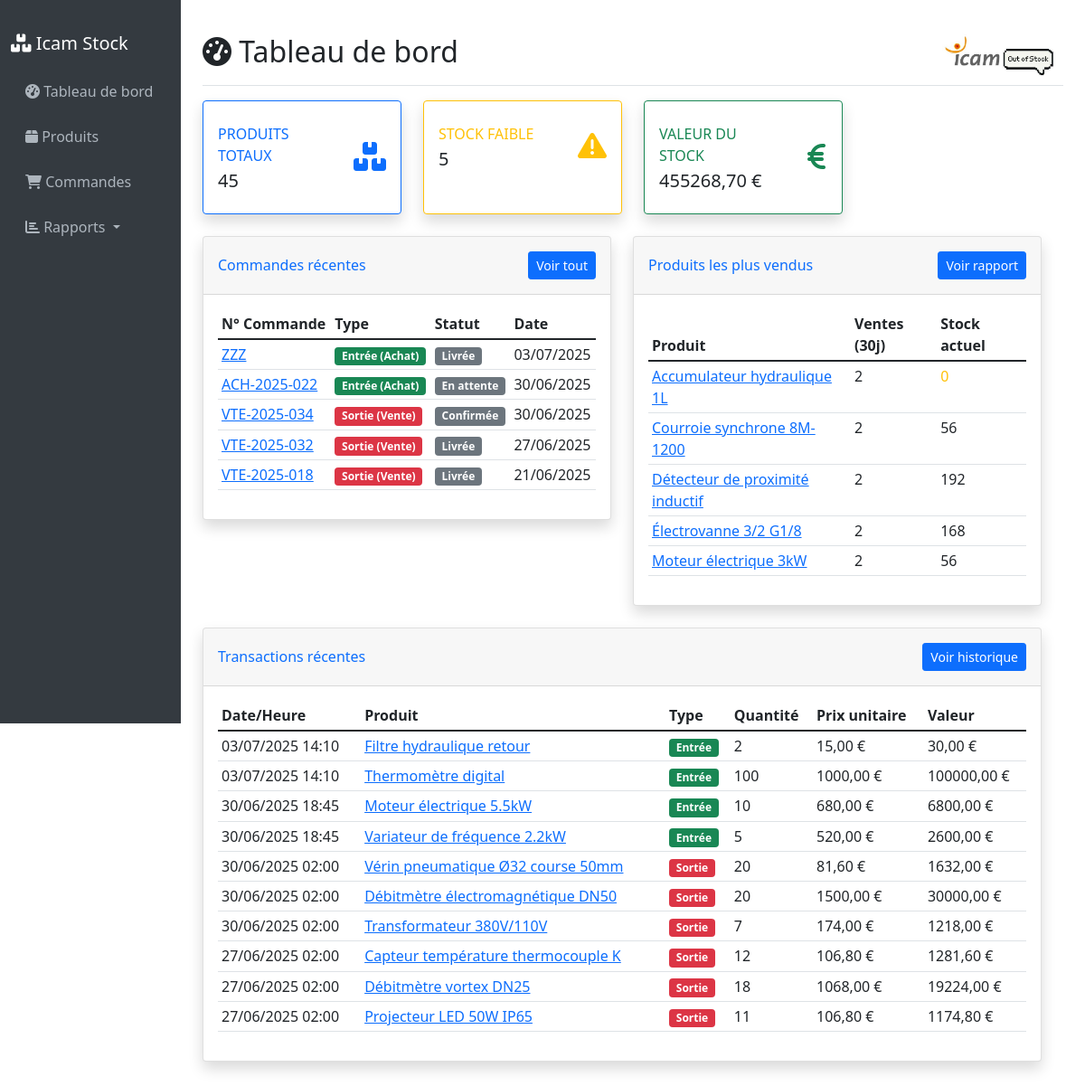
The page / on the database its author committed.
### inventory/models.py (models this page shows, shortened)
class Order(models.Model):
    ORDER_TYPES = [
        ('IN', 'Entrée (Achat)'),
        ('OUT', 'Sortie (Vente)'),
    ]
    STATUS_CHOICES = [
        ('PENDING', 'En attente'),
        ('CONFIRMED', 'Confirmée'),
        ('DELIVERED', 'Livrée'),
        ('CANCELLED', 'Annulée'),
    ]
    order_number = models.CharField(max_length=50, unique=True, verbose_name="Numéro de commande")
    order_type = models.CharField(max_length=3, choices=ORDER_TYPES, verbose_name="Type de commande")
    status = models.CharField(max_length=10, choices=STATUS_CHOICES, default='PENDING', verbose_name="Statut")
    order_date = models.DateTimeField(default=timezone.now, verbose_name="Date de commande")
    supplier_customer = models.CharField(max_length=255, blank=True, verbose_name="Fournisseur/Client")
    notes = models.TextField(blank=True, verbose_name="Notes")
    created_at = models.DateTimeField(auto_now_add=True)
    updated_at = models.DateTimeField(auto_now=True)
    class Meta:
        verbose_name = "Commande"
        verbose_name_plural = "Commandes"
        ordering = ['-order_date']

class Product(models.Model):
    name = models.CharField(max_length=255, verbose_name="Nom du produit")
    reference = models.CharField(max_length=100, unique=True, verbose_name="Référence")
    description = models.TextField(blank=True, verbose_name="Description")
    quantity = models.PositiveIntegerField(default=0, verbose_name="Quantité en stock")
    price = models.DecimalField(
        max_digits=10,
        decimal_places=2,
        validators=[MinValueValidator(Decimal('0.01'))],
        verbose_name="Prix unitaire"
    )
    min_stock_level = models.PositiveIntegerField(default=10, verbose_name="Niveau de stock minimum")
    created_at = models.DateTimeField(auto_now_add=True)
    updated_at = models.DateTimeField(auto_now=True)
    class Meta:
        verbose_name = "Produit"
        verbose_name_plural = "Produits"
        ordering = ['name']
    @property
    def is_low_stock(self):
        return self.quantity <= self.min_stock_level

class Transaction(models.Model):
    TRANSACTION_TYPES = [
        ('IN', 'Entrée'),
        ('OUT', 'Sortie'),
        ('ADJUSTMENT', 'Ajustement'),
    ]
    product = models.ForeignKey(Product, on_delete=models.CASCADE, verbose_name="Produit")
    transaction_type = models.CharField(max_length=10, choices=TRANSACTION_TYPES, verbose_name="Type de transaction")
    quantity = models.IntegerField(verbose_name="Quantité")
    unit_price = models.DecimalField(
        max_digits=10,
        decimal_places=2,
        null=True,
        blank=True,
        verbose_name="Prix unitaire"
    )
    order_item = models.ForeignKey(
        OrderItem,
        on_delete=models.SET_NULL,
        null=True,
        blank=True,
        verbose_name="Article de commande"
    )
    notes = models.TextField(blank=True, verbose_name="Notes")
    timestamp = models.DateTimeField(default=timezone.now, verbose_name="Date/Heure")
    class Meta:
        verbose_name = "Transaction"
        verbose_name_plural = "Transactions"
        ordering = ['-timestamp']
    @property
    def total_value(self):
        if self.unit_price:
            return abs(self.quantity) * self.unit_price
        return 0

### inventory/views.py (the view)
# urls.py: path('', views.dashboard, name='dashboard'),
def dashboard(request):
    total_products = Product.objects.count()
    low_stock_products = Product.objects.filter(quantity__lte=F('min_stock_level')).count()
    total_stock_value = Product.objects.aggregate(
        total=Sum(F('quantity') * F('price'))
    )['total'] or 0
    recent_orders = Order.objects.order_by('-order_date')[:5]
    thirty_days_ago = timezone.now() - timedelta(days=30)
    top_selling_products = Product.objects.annotate(
        sales_count=Count('transaction', filter=Q(
            transaction__transaction_type='OUT',
            transaction__timestamp__gte=thirty_days_ago
        ))
    ).order_by('-sales_count')[:5]
    recent_transactions = Transaction.objects.select_related('product').order_by('-timestamp')[:10]
    context = {
        'total_products': total_products,
        'low_stock_products': low_stock_products,
        'total_stock_value': total_stock_value,
        'recent_orders': recent_orders,
        'top_selling_products': top_selling_products,
        'recent_transactions': recent_transactions,
    }
    return render(request, 'inventory/dashboard.html', context)

### inventory/templates/inventory/dashboard.html (shortened to what this page needs)
{% extends 'inventory/layouts/base.html' %}
{% load static %}
{% block content %}
<div class="d-flex justify-content-between flex-wrap flex-md-nowrap align-items-center pt-3 pb-2 mb-3 border-bottom">
    <h1 class="h2"><i class="fas fa-tachometer-alt"></i> Tableau de bord</h1>
    <div class="logo-container">
        <img src="{% static 'inventory/img/logo.jpg' %}" alt="Logo" style="height: 50px; width: auto;">
    </div>
</div>
<div class="row mb-4">
    <div class="col-xl-3 col-md-6 mb-4">
        <div class="card border-primary shadow h-100 py-2">
            <div class="card-body">
                <div class="row no-gutters align-items-center">
                    <div class="col mr-2">
                        <div class="text-xs font-weight-bold text-primary text-uppercase mb-1">
                            Produits totaux
                        </div>
                        <div class="h5 mb-0 font-weight-bold text-gray-800">{{ total_products }}</div>
                    </div>
                    <div class="col-auto">
                        <i class="fas fa-boxes fa-2x text-primary"></i>
                    </div>
                </div>
            </div>
        </div>
    </div>
    <div class="col-xl-3 col-md-6 mb-4">
        <div class="card border-warning shadow h-100 py-2">
            <div class="card-body">
                <div class="row no-gutters align-items-center">
                    <div class="col mr-2">
                        <div class="text-xs font-weight-bold text-warning text-uppercase mb-1">
                            Stock faible
                        </div>
                        <div class="h5 mb-0 font-weight-bold text-gray-800">{{ low_stock_products }}</div>
                    </div>
                    <div class="col-auto">
                        <i class="fas fa-exclamation-triangle fa-2x text-warning"></i>
                    </div>
                </div>
            </div>
        </div>
    </div>
    <div class="col-xl-3 col-md-6 mb-4">
        <div class="card border-success shadow h-100 py-2">
            <div class="card-body">
                <div class="row no-gutters align-items-center">
                    <div class="col mr-2">
                        <div class="text-xs font-weight-bold text-success text-uppercase mb-1">
                            Valeur du stock
                        </div>
                        <div class="h5 mb-0 font-weight-bold text-gray-800">{{ total_stock_value|floatformat:2 }} €</div>
                    </div>
                    <div class="col-auto">
                        <i class="fas fa-euro-sign fa-2x text-success"></i>
                    </div>
                </div>
            </div>
        </div>
    </div>
<div class="row">
    <div class="col-lg-6 mb-4">
        <div class="card shadow">
            <div class="card-header py-3 d-flex flex-row align-items-center justify-content-between">
                <h6 class="m-0 font-weight-bold text-primary">Commandes récentes</h6>
                <a href="{% url 'order_list' %}" class="btn btn-sm btn-primary">Voir tout</a>
            </div>
            <div class="card-body">
                {% if recent_orders %}
                    <div class="table-responsive">
                        <table class="table table-sm">
                            <thead>
                                <tr>
                                    <th>N° Commande</th>
                                    <th>Type</th>
                                    <th>Statut</th>
                                    <th>Date</th>
                                </tr>
                            </thead>
                            <tbody>
                                {% for order in recent_orders %}
                                <tr>
                                    <td><a href="{% url 'order_detail' order.pk %}">{{ order.order_number }}</a></td>
                                    <td>
                                        <span class="badge bg-{% if order.order_type == 'IN' %}success{% else %}danger{% endif %}">
                                            {{ order.get_order_type_display }}
                                        </span>
                                    </td>
                                    <td>
                                        <span class="badge bg-secondary">{{ order.get_status_display }}</span>
                                    </td>
                                    <td>{{ order.order_date|date:"d/m/Y" }}</td>
                                </tr>
                                {% endfor %}
                            </tbody>
                        </table>
                    </div>
                {% else %}
                    <p class="text-muted">Aucune commande récente.</p>
                {% endif %}
            </div>
        </div>
    </div>
    <div class="col-lg-6 mb-4">
        <div class="card shadow">
            <div class="card-header py-3 d-flex flex-row align-items-center justify-content-between">
                <h6 class="m-0 font-weight-bold text-primary">Produits les plus vendus</h6>
                <a href="{% url 'sales_report' %}" class="btn btn-sm btn-primary">Voir rapport</a>
            </div>
            <div class="card-body">
                {% if top_selling_products %}
                    <div class="table-responsive">
                        <table class="table table-sm">
                            <thead>
                                <tr>
                                    <th>Produit</th>
                                    <th>Ventes (30j)</th>
                                    <th>Stock actuel</th>
                                </tr>
                            </thead>
                            <tbody>
                                {% for product in top_selling_products %}
                                <tr>
                                    <td><a href="{% url 'product_detail' product.pk %}">{{ product.name }}</a></td>
                                    <td>{{ product.sales_count|default:0 }}</td>
                                    <td>
                                        <span class="{% if product.is_low_stock %}text-warning{% endif %}">
                                            {{ product.quantity }}
                                        </span>
                                    </td>
                                </tr>
                                {% endfor %}
                            </tbody>
                        </table>
                    </div>
                {% else %}
                    <p class="text-muted">Aucune vente récente.</p>
                {% endif %}
            </div>
        </div>
    </div>
</div>
<div class="row">
    <div class="col-12">
        <div class="card shadow">
            <div class="card-header py-3 d-flex flex-row align-items-center justify-content-between">
                <h6 class="m-0 font-weight-bold text-primary">Transactions récentes</h6>
                <a href="{% url 'transaction_history' %}" class="btn btn-sm btn-primary">Voir historique</a>
            </div>
            <div class="card-body">
                {% if recent_transactions %}
                    <div class="table-responsive">
                        <table class="table table-sm">
                            <thead>
                                <tr>
                                    <th>Date/Heure</th>
                                    <th>Produit</th>
                                    <th>Type</th>
                                    <th>Quantité</th>
                                    <th>Prix unitaire</th>
                                    <th>Valeur</th>
                                </tr>
                            </thead>
                            <tbody>
                                {% for transaction in recent_transactions %}
                                <tr>
                                    <td>{{ transaction.timestamp|date:"d/m/Y H:i" }}</td>
                                    <td><a href="{% url 'product_detail' transaction.product.pk %}">{{ transaction.product.name }}</a></td>
                                    <td>
                                        <span class="badge bg-{% if transaction.transaction_type == 'IN' %}success{% elif transaction.transaction_type == 'OUT' %}danger{% else %}warning{% endif %}">
                                            {{ transaction.get_transaction_type_display }}
                                        </span>
                                    </td>
                                    <td>{{ transaction.quantity }}</td>
                                    <td>{{ transaction.unit_price|default:"-"|floatformat:2 }} €</td>
                                    <td>{{ transaction.total_value|floatformat:2 }} €</td>
                                </tr>
                                {% endfor %}
                            </tbody>
                        </table>
                    </div>
                {% else %}
                    <p class="text-muted">Aucune transaction récente.</p>
                {% endif %}
            </div>
        </div>
    </div>
</div>
{% endblock %}

### inventory/templates/inventory/layouts/base.html (shortened to what this page needs)
<!DOCTYPE html>
<html lang="fr">
<head>
    <link href="https://cdn.jsdelivr.net/npm/bootstrap@5.1.3/dist/css/bootstrap.min.css" rel="stylesheet">
    <link href="https://cdnjs.cloudflare.com/ajax/libs/font-awesome/6.0.0/css/all.min.css" rel="stylesheet">
    {% load static %}
    <link href="{% static 'inventory/css/main.css' %}" rel="stylesheet">
</head>
<body>
    <div class="container-fluid">
        <div class="row">
            <nav class="col-md-3 col-lg-2 d-md-block sidebar collapse">
                <div class="position-sticky pt-3">
                    <h5 class="text-white mb-3"><i class="fas fa-boxes"></i> Icam Stock</h5>
                    <ul class="nav flex-column">
                        <li class="nav-item">
                            <a class="nav-link" href="{% url 'dashboard' %}">
                                <i class="fas fa-tachometer-alt"></i> Tableau de bord
                            </a>
                        </li>
                        <li class="nav-item">
                            <a class="nav-link" href="{% url 'product_list' %}">
                                <i class="fas fa-box"></i> Produits
                            </a>
                        </li>
                        <li class="nav-item">
                            <a class="nav-link" href="{% url 'order_list' %}">
                                <i class="fas fa-shopping-cart"></i> Commandes
                            </a>
                        </li>
                        <li class="nav-item dropdown">
                            <a class="nav-link dropdown-toggle" href="#" role="button" data-bs-toggle="dropdown">
                                <i class="fas fa-chart-bar"></i> Rapports
                            </a>
                        </li>
                    </ul>
                </div>
            </nav>
            <main class="col-md-9 ms-sm-auto col-lg-10 px-md-4 main-content">
                {% block content %}
                {% endblock %}
            </main>
        </div>
    </div>
</body>
</html>

### inventory/static/inventory/css/main.css (style rules this page uses)
.sidebar { height: 100vh; background-color: #343a40; padding-top: 20px; position: fixed; top: 0; left: 0; overflow-y: auto; }
.sidebar .nav-link { color: #adb5bd; margin: 5px 0; }
.main-content { margin-left: 16.666667%; padding: 20px; }
@media (min-width: 992px) { .main-content { margin-left: 16.666667%; } }

### rows shown on the page
Order: order_number "ZZZ", order_type "Entrée (Achat)", status "Livrée", order_date "03/07/2025"
Order: order_number "ACH-2025-022", order_type "Entrée (Achat)", status "En attente", order_date "30/06/2025"
Order: order_number "VTE-2025-034", order_type "Sortie (Vente)", status "Confirmée", order_date "30/06/2025"
Order: order_number "VTE-2025-032", order_type "Sortie (Vente)", status "Livrée", order_date "27/06/2025"
Order: order_number "VTE-2025-018", order_type "Sortie (Vente)", status "Livrée", order_date "21/06/2025"
Product: name "Accumulateur hydraulique 1L", sales_count "2", quantity "0"
Product: name "Courroie synchrone 8M-1200", sales_count "2", quantity "56"
Product: name "Détecteur de proximité inductif", sales_count "2", quantity "192"
Product: name "Électrovanne 3/2 G1/8", sales_count "2", quantity "168"
Product: name "Moteur électrique 3kW", sales_count "2", quantity "56"

### other values the page prints
{{ total_products }} "45"
{{ low_stock_products }} "5"
{{ total_stock_value|floatformat:2 }} "455268,70"
